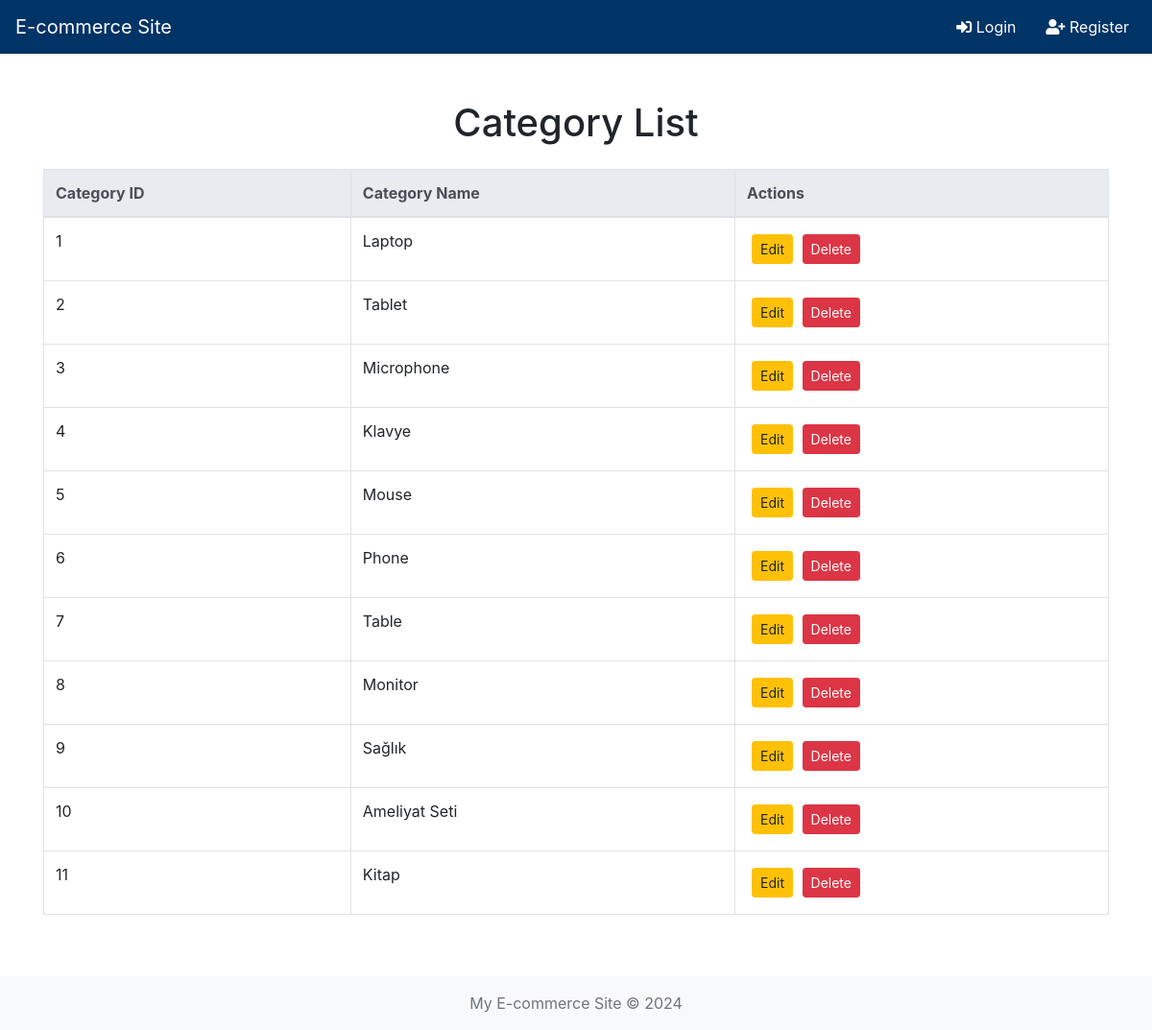
The page /categories/ on the database as committed earlier.
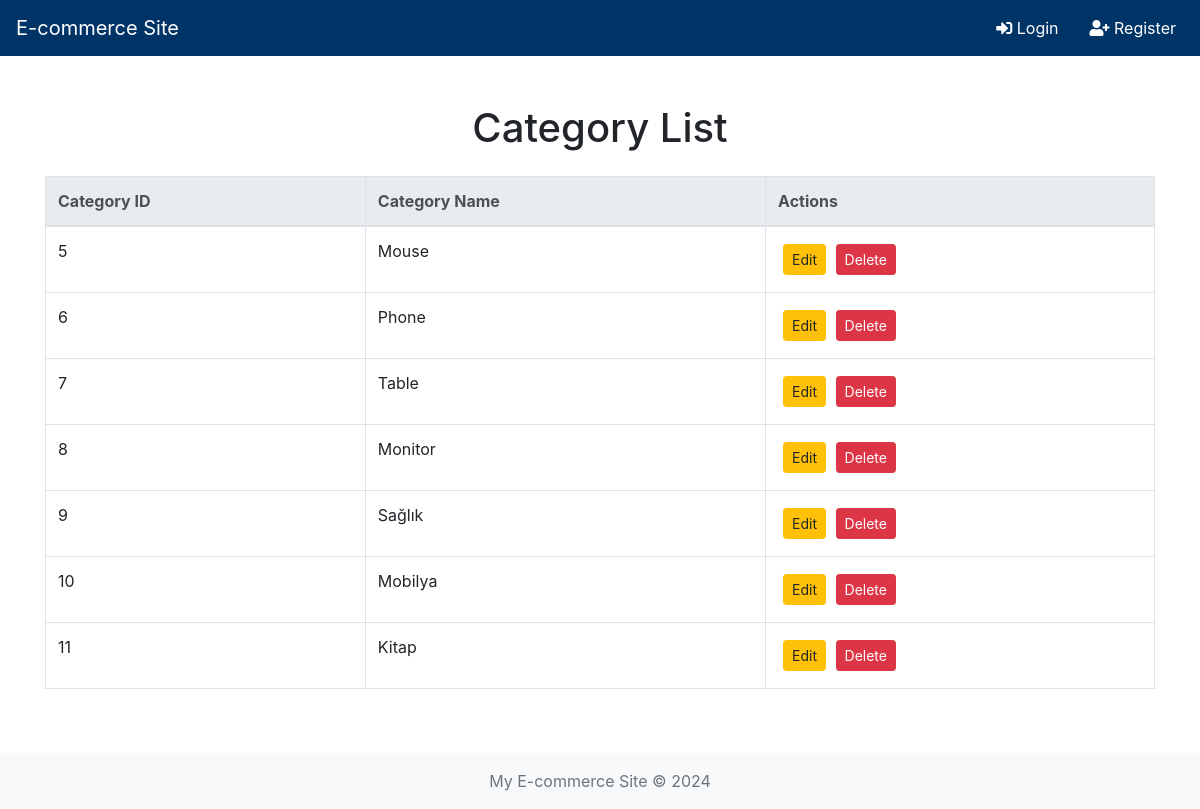
The same page on the database as committed later.
### eshop/models.py (models this page shows, shortened)
class Category(models.Model):
    name=models.CharField(max_length=100)
    description= models.TextField(blank=True, null=True)

### eshop/views.py (the view)
# urls.py: path('categories/', category_list, name='category_list'),
def category_list(request):
    categories = Category.objects.all()
    return render(request, 'eshop/category_list.html', {'categories': categories})

### eshop/context_processors.py (called while the page is built)
def categories_processor(request):
    return {
        'categories':Category.objects.all()
    }

### eshop/templates/eshop/category_list.html (shortened to what this page needs)
<!DOCTYPE html>
<html lang="en">
  <head>
    <link rel="stylesheet" href="https://stackpath.bootstrapcdn.com/bootstrap/4.5.2/css/bootstrap.min.css" />
    <link rel="stylesheet" href="https://cdnjs.cloudflare.com/ajax/libs/font-awesome/5.15.4/css/all.min.css" />
  </head>
  <body>
    <header>
      <nav class="navbar navbar-expand-lg">
        <a class="navbar-brand" href="{% url 'product_list' %}" style="color: white;">E-commerce Site</a>
        <div class="collapse navbar-collapse" id="navbarNav">
          <ul class="navbar-nav ml-auto">
            {% if user.is_authenticated %}
              <li class="nav-item">
                <a class="nav-link" href="{% url 'logout' %}"><i class="fas fa-sign-out-alt"></i> Logout</a>
              </li>
            {% else %}
              <li class="nav-item">
                <a class="nav-link" href="{% url 'login' %}"><i class="fas fa-sign-in-alt"></i> Login</a>
              </li>
              <li class="nav-item">
                <a class="nav-link" href="{% url 'register' %}"><i class="fas fa-user-plus"></i> Register</a>
              </li>
            {% endif %}
          </ul>
        </div>
      </nav>
    </header>
    <main class="container my-5">
      <h1 class="mb-4 text-center">Category List</h1>
      {% if categories %}
        <div class="table-responsive">
          <table class="table table-bordered table-hover">
            <thead class="thead-light">
              <tr>
                <th>Category ID</th>
                <th>Category Name</th>
                <th>Actions</th>
              </tr>
            </thead>
            <tbody>
              {% for category in categories %}
                <tr>
                  <td>{{ category.id }}</td>
                  <td>{{ category.name }}</td>
                  <td>
                    <a href="{% url 'edit_category' category.id %}" class="btn btn-warning btn-sm btn-custom">Edit</a>
                    <form action="{% url 'delete_category' category.id %}" method="post" style="display:inline;">
                      <button type="submit" class="btn btn-danger btn-sm">Delete</button>
                    </form>
                  </td>
                </tr>
              {% endfor %}
            </tbody>
          </table>
        </div>
      {% else %}
        <div class="alert alert-warning text-center" role="alert">Your categories is empty.</div>
      {% endif %}
    </main>
    <footer class="footer mt-auto py-3 bg-light">
      <div class="container text-center">
        <span class="text-muted">My E-commerce Site &copy; 2024</span>
      </div>
    </footer>
  </body>
</html>

Rows that differ between the two databases and show on the page:
removed Category: id "1", name "Laptop"
removed Category: id "2", name "Tablet"
removed Category: id "3", name "Microphone"
removed Category: id "4", name "Klavye"
changed Category id 10: name "Ameliyat Seti" → "Mobilya"
